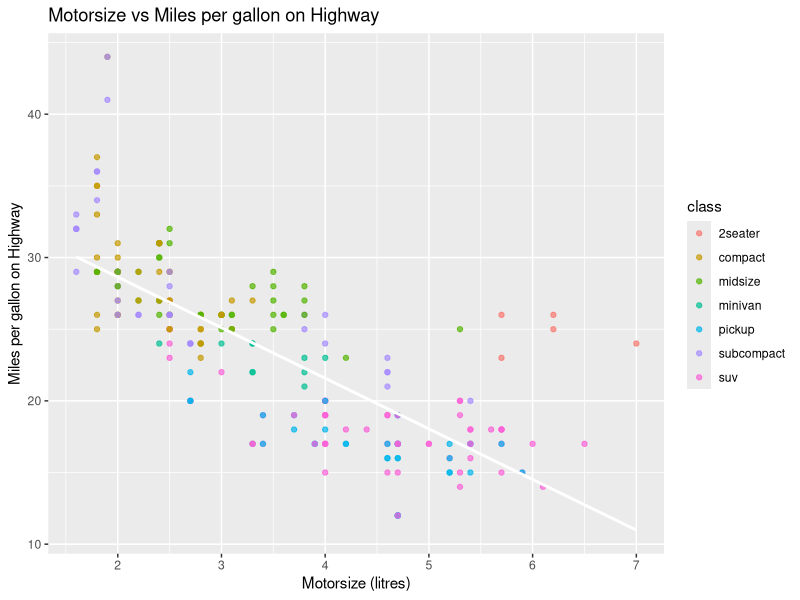
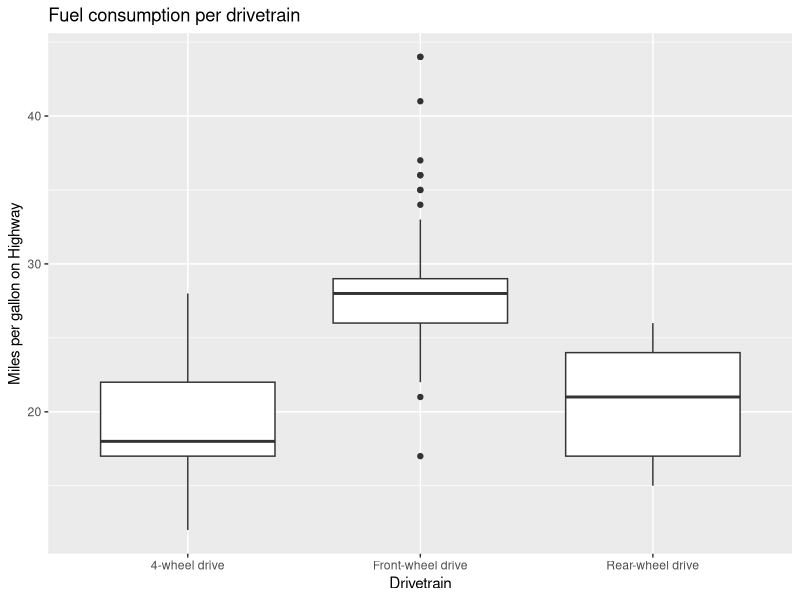
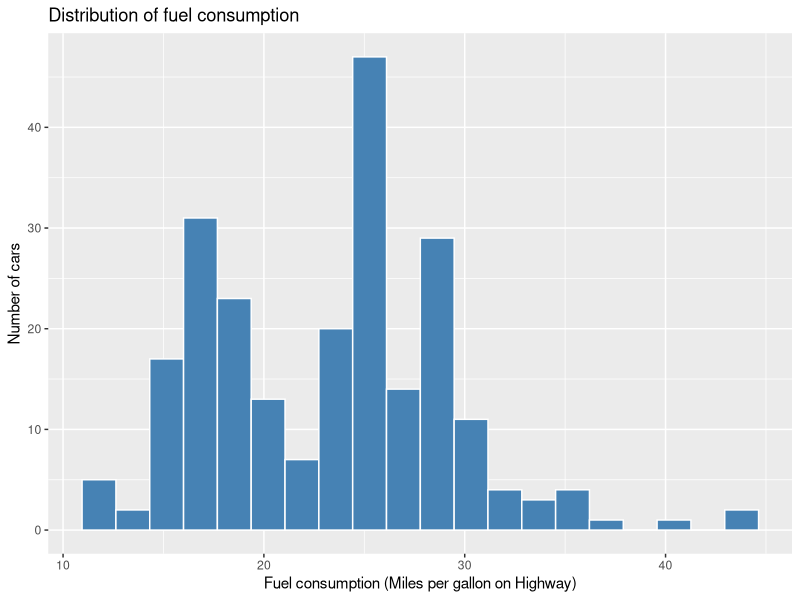
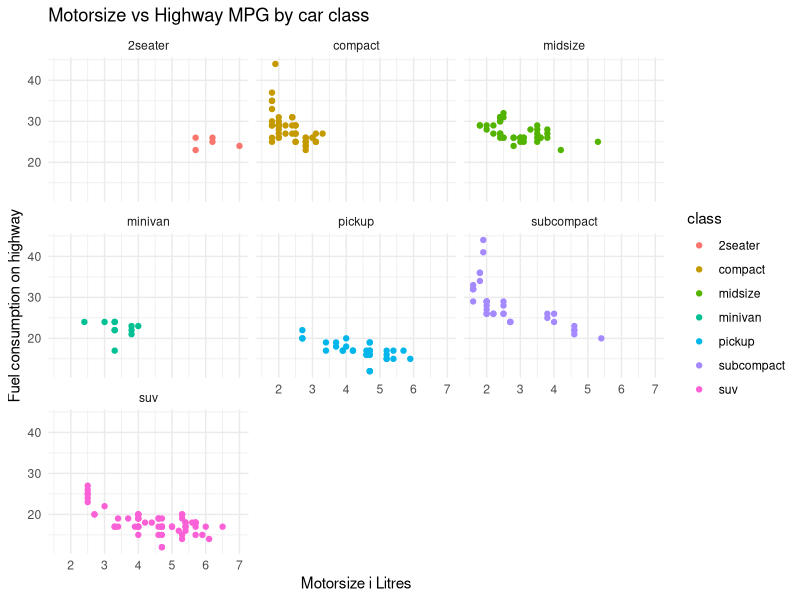

Generate these figures, in order, with R:
## ---- chunk 1
knitr::opts_chunk$set(echo = TRUE)
library(ggplot2)
library(dplyr)
library(tidyverse)
library(ggthemes)
## ---- chunk 2
head(mpg)
?mpg
## ---- chunk 3
ggplot(mpg, aes(displ, hwy, color = class)) +
  geom_point(alpha = 0.7) +
  geom_smooth(method = "lm",
              se = FALSE, 
              color = "white") +
  labs(
    title = "Motorsize vs Miles per gallon on Highway ",
    x = "Motorsize (litres)",
    y = "Miles per gallon on Highway"
  ) 

## ---- chunk 4
ggplot(mpg, aes(drv, hwy)) +
  geom_boxplot() +
  scale_x_discrete(
    labels = c(
      "4" = "4-wheel drive",
      "f" = "Front-wheel drive",
      "r" = "Rear-wheel drive"
    )
  ) +
  labs(
    title = "Fuel consumption per drivetrain",
    x = "Drivetrain",
    y = "Miles per gallon on Highway"
  )
## ---- chunk 5
ggplot(mpg, aes(hwy)) +
  geom_histogram(bins = 20, fill = "steelblue", color = "white") +
  labs(
    title = "Distribution of fuel consumption",
    x = "Fuel consumption (Miles per gallon on Highway)",
    y = "Number of cars"
  )
## ---- chunk 6
ggplot(mpg, aes(displ, hwy, color=class)) +
  geom_point() +
  facet_wrap(~ class) +
  labs(
    title = "Motorsize vs Highway MPG by car class",
    x = "Motorsize i Litres",
    y = "Fuel consumption on highway"
  ) +
theme_minimal()
